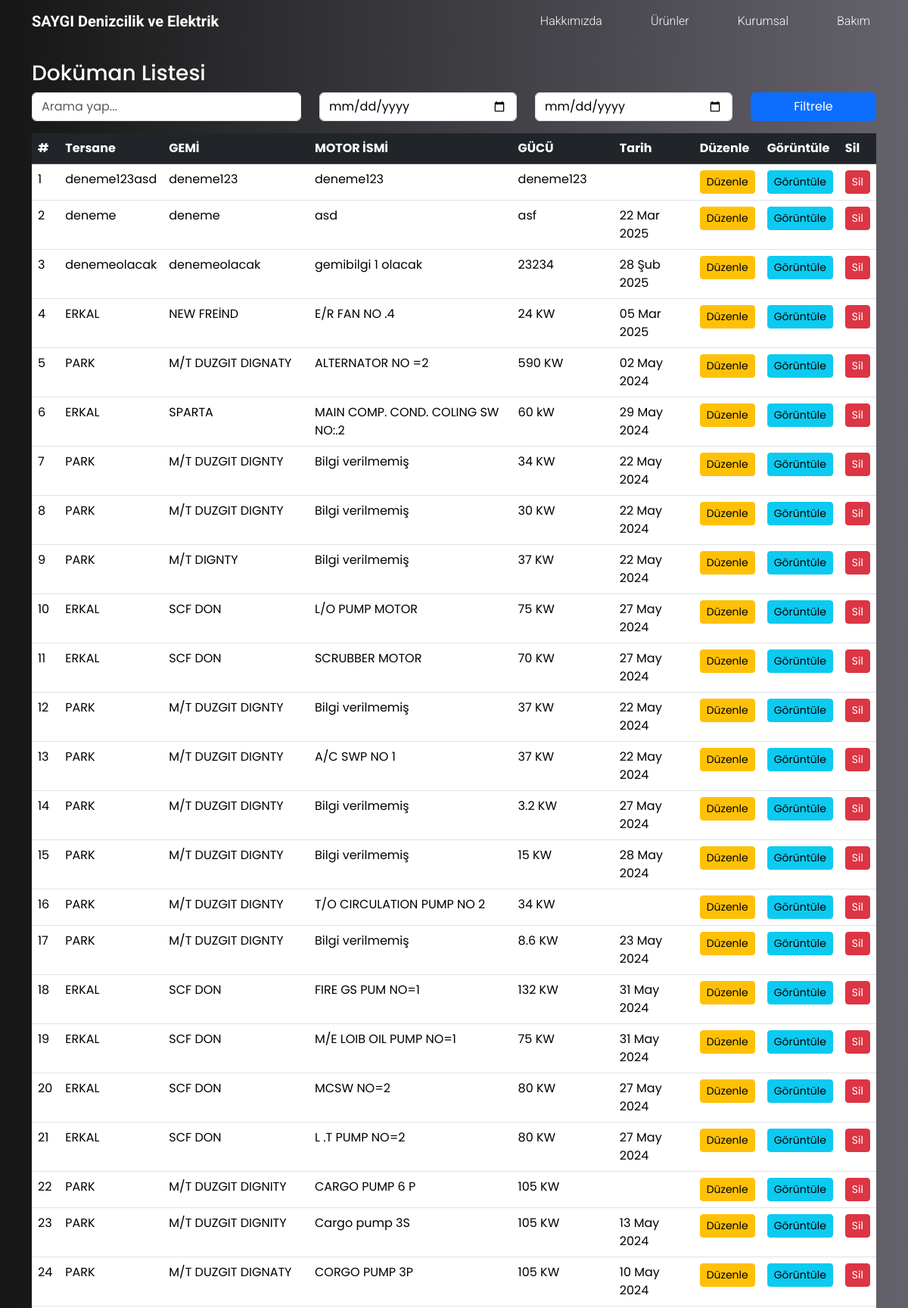
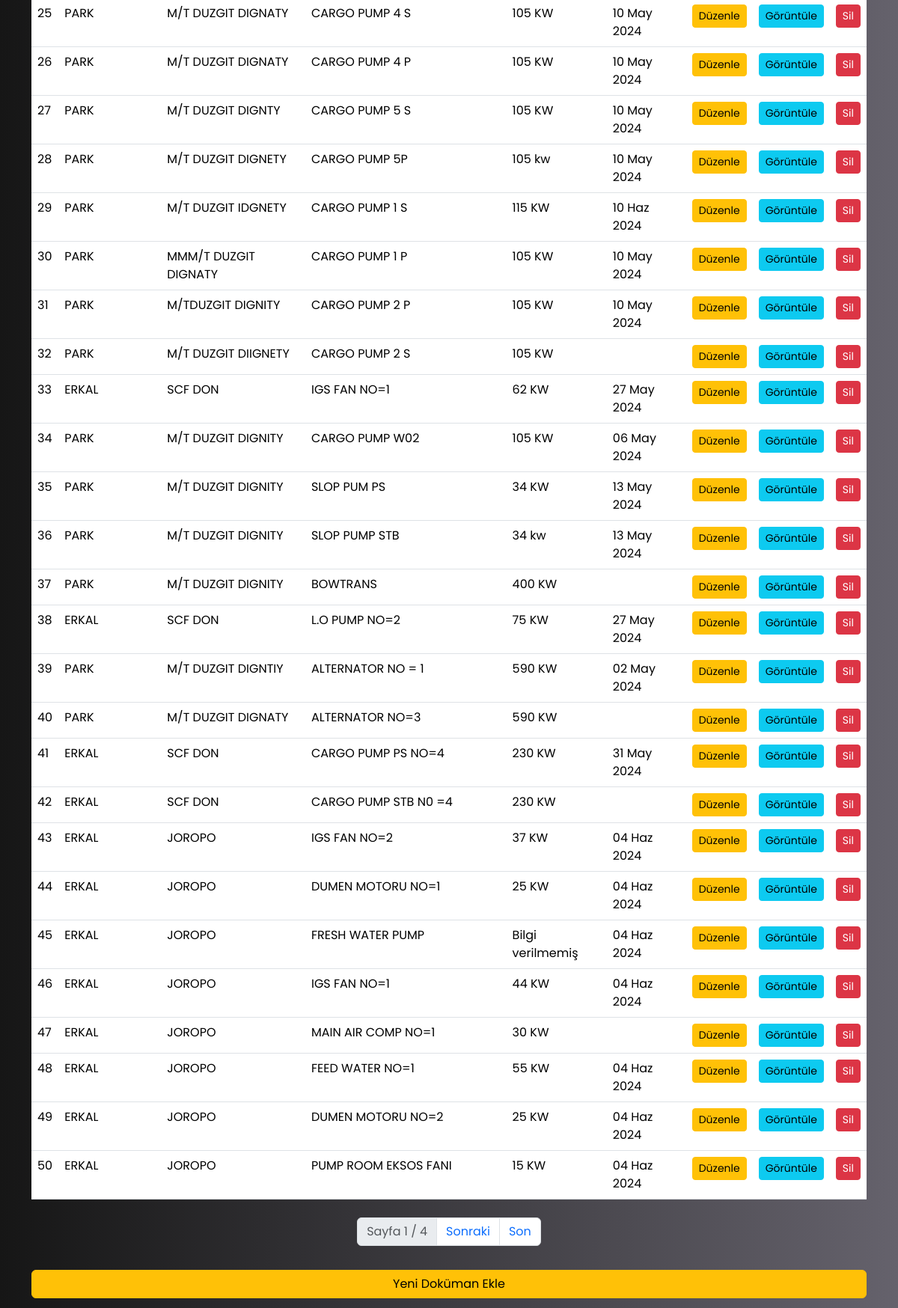
The page /care/list/ (upper part) on the database as committed earlier (2 pictures, top to bottom).
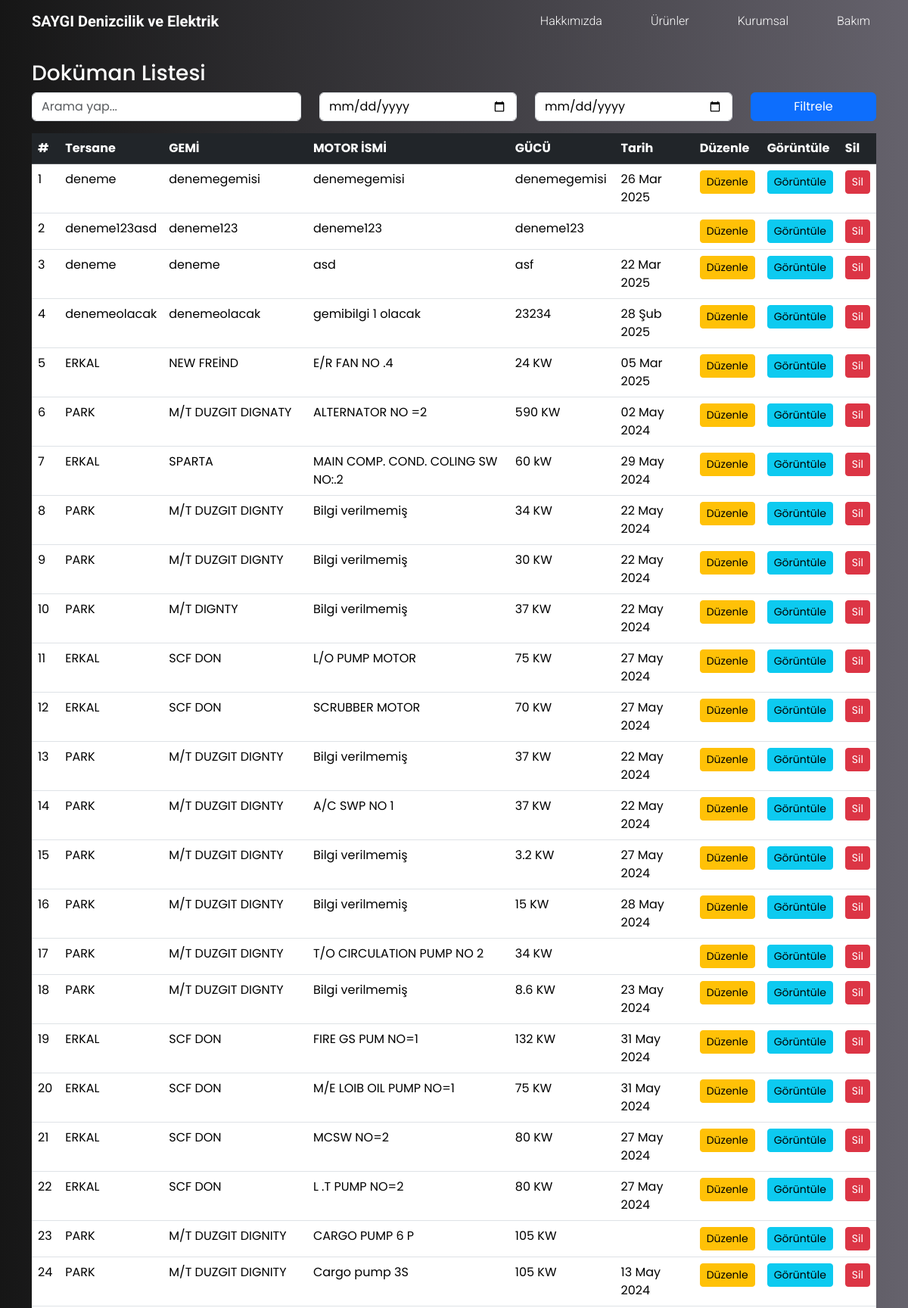
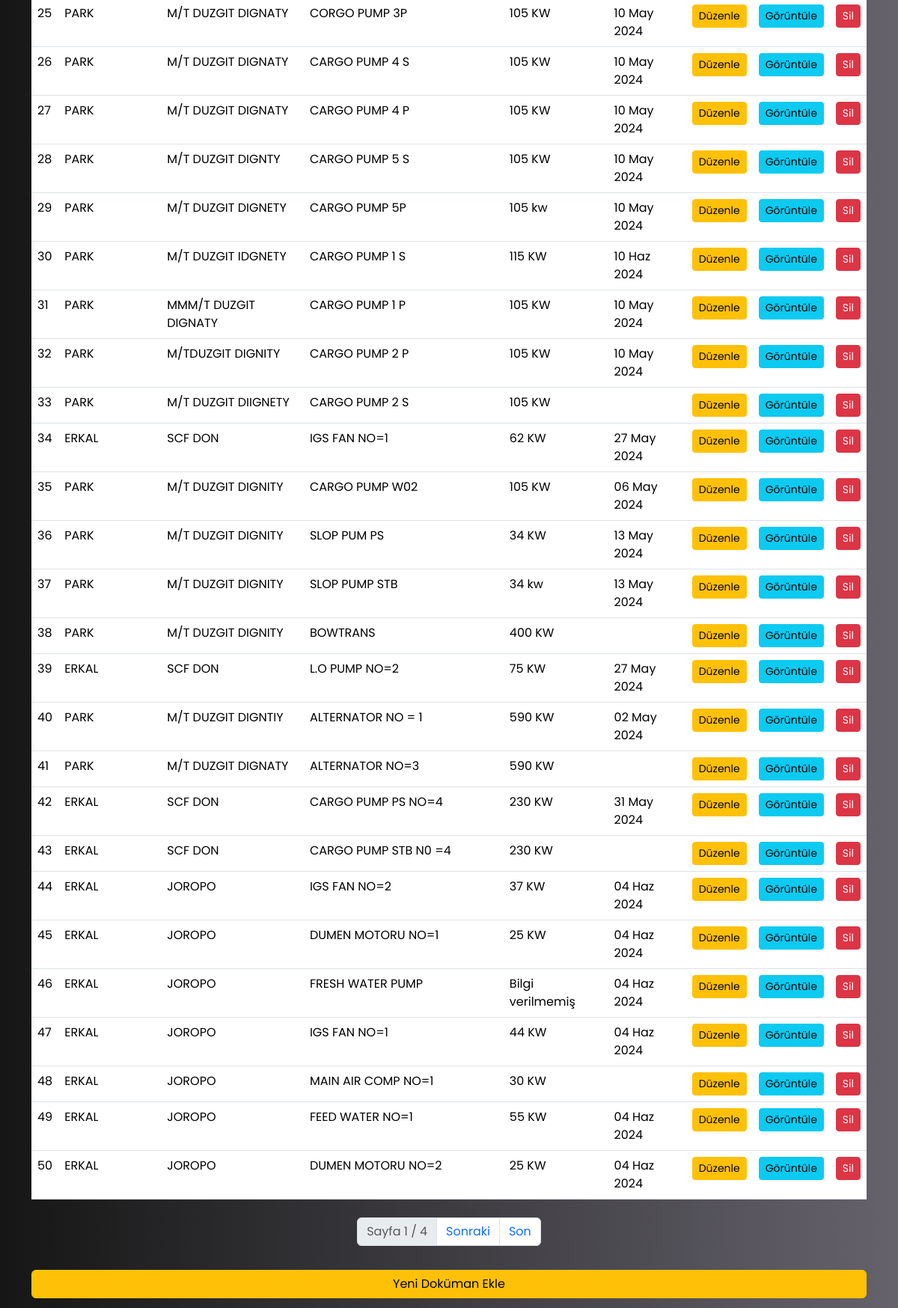
The same page on the database as committed later (2 pictures, top to bottom).
### jobs/models.py (models this page shows, shortened)
class Dokuman(models.Model):
    tersane = models.CharField(max_length=255)
    gemi = models.CharField(max_length=255)
    motor_ismi = models.CharField(max_length=255)
    is_no = models.CharField(max_length=255)
    musteri_ismi = models.CharField(max_length=255)
    tarih = models.DateField(null=True, blank=True, default=date.today)
    cihaz_teslim_alan = models.CharField(max_length=255)
    cihaz_turu = models.CharField(max_length=255)
    model = models.CharField(max_length=255)
    cihaz_markasi = models.CharField(max_length=255)
    seri_no = models.CharField(max_length=255)
    gucu = models.CharField(max_length=255)
    akim = models.CharField(max_length=255)
    voltaj = models.CharField(max_length=255)
    devir = models.CharField(max_length=255)
    ikaz_akimi = models.CharField(max_length=255)
    ikaz_voltaji = models.CharField(max_length=255)
    gelis_nedeni = models.CharField(max_length=255)
    parca = models.BooleanField(default=False)
    eksik_malzemeler = models.CharField(max_length=255)
    monte = models.BooleanField(default=False)
    demonte = models.BooleanField(default=False)
    kasnak_kaplin = models.BooleanField(default=False)
    fan_tasi = models.BooleanField(default=False)
    ayaklar = models.BooleanField(default=False)
    kama = models.BooleanField(default=False)
    klemens = models.BooleanField(default=False)
    fircalar = models.BooleanField(default=False)
    on_kapak = models.BooleanField(default=False)
    klemens_kapagi_kut = models.BooleanField(default=False)
    komurlar = models.BooleanField(default=False)
    arka_kapak = models.BooleanField(default=False)
    fan_pervane = models.BooleanField(default=False)
    rulmanlar = models.BooleanField(default=False)
    rulman_numarasi_on = models.CharField(max_length=255)
    rulman_numarasi_arka = models.CharField(max_length=255)
    demonte_eden = models.CharField(max_length=255)
    demonte_tarih = models.DateField(null=True, blank=True)
    saran_onaran = models.CharField(max_length=255)
    saran_onaran_tarih = models.DateField(null=True, blank=True)
    monte_eden = models.CharField(max_length=255)
    monte_eden_tarih = models.DateField(null=True, blank=True)
    test_eden = models.CharField(max_length=255)
    test_eden_tarih = models.DateField(null=True, blank=True)
    izolasyon_degerleri = models.CharField(max_length=25)
    calisma_akimi = models.CharField(max_length=255)
    calisma_gerilimi = models.CharField(max_length=255)
    diger_olcum_degerleri = models.CharField(max_length=255)
    test_cihazlari = models.CharField(max_length=255)
    yapilan_islemler = models.TextField(max_length=255)
    created_at = models.DateTimeField(auto_now_add=True)

### jobs/views.py (the view, shortened to what this page needs)
# urls.py: path("care/list/", dokuman_list, name="dokuman_list"),
def dokuman_list(request):
    query = request.GET.get("q", "")
    start_date = request.GET.get("start_date", "")
    end_date = request.GET.get("end_date", "")
    dokumanlar = Dokuman.objects.all().order_by("-created_at")
    if query:
        dokumanlar = dokumanlar.filter(
            Q(tersane__icontains=query)
            | Q(gemi__icontains=query)
            | Q(motor_ismi__icontains=query)
        )
    paginator = Paginator(dokumanlar, 50)
    page_number = request.GET.get("page")
    page_obj = paginator.get_page(page_number)
    return render(
        request,
        "care/list.html",
        {
            "dokumanlar": page_obj,
            "query": query,
            "start_date": start_date,
            "end_date": end_date,
        },
    )

### jobs/templates/care/list.html (shortened to what this page needs)
{% extends "base.html" %}
{% load static %}
{% block content %}
    <div class="container mt-4">
        <h3>Doküman Listesi</h3>
        <form method="GET" class="mb-3">
            <div class="row">
                <div class="col-md-4">
                    <input type="text"
                           name="q"
                           placeholder="Arama yap..."
                           value="{{ query }}"
                           class="form-control">
                </div>
                <div class="col-md-3">
                    <input type="date"
                           name="start_date"
                           value="{{ start_date|default:'' }}"
                           class="form-control">
                </div>
                <div class="col-md-3">
                    <input type="date"
                           name="end_date"
                           value="{{ end_date|default:'' }}"
                           class="form-control">
                </div>
                <div class="col-md-2">
                    <button type="submit" class="btn btn-primary w-100">Filtrele</button>
                </div>
            </div>
        </form>
        <table class="table table-striped table-hover">
            <thead class="table-dark">
                <tr>
                    <th>#</th>
                    <th>Tersane</th>
                    <th>GEMİ</th>
                    <th>MOTOR İSMİ</th>
                    <th>GÜCÜ</th>
                    <th>Tarih</th>
                    <th>Düzenle</th>
                    <th>Görüntüle</th>
                    <th>Sil</th>
                </tr>
            </thead>
            <tbody>
                {% for dokuman in dokumanlar %}
                    <tr id="table-{{ dokuman.id }}"  class="clickable-row cursor-pointer">
                        <td>{{ forloop.counter }}</td>
                        <td>{{ dokuman.tersane }}</td>
                        <td>{{ dokuman.gemi }}</td>
                        <td>{{ dokuman.motor_ismi }}</td>
                        <td>{{ dokuman.gucu }}</td>
                        <td>{{ dokuman.tarih|date:"d M Y" }}</td>
                        <td>
                            <a href="{% url 'dokuman_duzenle' dokuman.id %}"
                               class="btn btn-warning btn-sm">Düzenle</a>
                        </td>
                        <td>
                            <a href="{% url 'dokuman_view' dokuman.id %}"
                               class="btn btn-info btn-sm">Görüntüle</a>
                        </td>
                        <td>
                            <button type="button"
                                    class="btn btn-danger btn-sm"
                                    data-bs-toggle="modal"
                                    data-bs-target="#silModal{{ dokuman.id }}">Sil</button>
                        </td>
                    </tr>
                {% empty %}
                    <tr>
                        <td colspan="9" class="text-center ">Henüz doküman eklenmemiş.</td>
                    </tr>
                {% endfor %}
            </tbody>
        </table>
        <nav aria-label="Sayfalama">
            <ul class="pagination justify-content-center mt-4">
                <li class="page-item disabled">
                    <a class="page-link">Sayfa {{ dokumanlar.number }} / {{ dokumanlar.paginator.num_pages }}</a>
                </li>
                {% if dokumanlar.has_next %}
                    <li class="page-item">
                        <a class="page-link"
                           href="?page={{ dokumanlar.next_page_number }}&q={{ query }}&start_date={{ start_date }}&end_date={{ end_date }}">Sonraki</a>
                    </li>
                    <li class="page-item">
                        <a class="page-link"
                           href="?page={{ dokumanlar.paginator.num_pages }}&q={{ query }}&start_date={{ start_date }}&end_date={{ end_date }}">Son</a>
                    </li>
                {% endif %}
            </ul>
        </nav>
        <a href="{% url 'dokuman_ekle' %}" class="btn btn-warning w-100 my-3">Yeni Doküman Ekle</a>
    </div>
{% endblock content %}

### jobs/templates/base.html (shortened to what this page needs)
<!DOCTYPE html>
<html lang="en">
    <head>
        {% load static %}
        <link rel="stylesheet" href="{% static 'css/style.css' %}">
        <link rel="stylesheet" href="{% static 'css/components/navbar.css' %}">
        <link href="https://cdn.jsdelivr.net/npm/bootstrap@5.3.2/dist/css/bootstrap.min.css"
              rel="stylesheet">
        <link href="https://cdnjs.cloudflare.com/ajax/libs/font-awesome/6.0.0-beta3/css/all.min.css" rel="stylesheet">
    </head>
    <body>
       {% block navbar %}
        <div class="navbar-wrapper">
            <div class="navbar navbar-expand-lg">
                <div class="container z-1">
                    <a class="navbar-brand roboto-family fw-bold" href="{% url 'index' %}">SAYGI Denizcilik ve Elektrik</a>
                    <div class="collapse navbar-collapse" id="navbarNav">
                        <ul class="navbar-nav ms-auto gap-5">
                            <li class="nav-item">
                                <a class="nav-link roboto-family fs-14 text-white fw-light">Hakkımızda</a>
                            </li>
                            <li class="nav-item">
                                <a class="nav-link roboto-family fs-14 text-white fw-light">Ürünler</a>
                            </li>
                            <li class="nav-item">
                                <as
                                   class="nav-link roboto-family fs-14 text-white fw-light">Kurumsal</as>
                            </li>
                            <li class="nav-item">
                                <a href="{% url 'care' %}" class="nav-link roboto-family fs-14 text-white fw-light">Bakım</a>
                            </li>
                        </ul>
                    </div>
                </div>
            </div>
        </div>
        {% endblock navbar %}
            {% block content %}
            {% endblock content %}
    </body>
</html>

### jobs/static/css/style.css (style rules this page uses)
body { background:linear-gradient(to right, #161616, #65626c) !important; }
:root { --bs-font-sans-serif: 'Poppins', sans-serif !important; --bs-emphasis-color-rgb: 255, 255, 255 !important; --bs-body-color:#ffffff !important; --bs-secondary-rgb: 243, 188, 43 !important; --bs-link-color-rgb: 255, 255, 255; }
.roboto-family { font-family: "Roboto", sans-serif; }
.fs-14 { font-size: 14px; }
.form-control { color: black !important; }

Rows that differ between the two databases and show on the page:
no longer on this page (row unchanged): Dokuman: tersane "ERKAL", gemi "JOROPO", motor_ismi "PUMP ROOM EKSOS FANI", gucu "15 KW", tarih "04 Haz 2024"
added Dokuman: tersane "deneme", gemi "denemegemisi", motor_ismi "denemegemisi", gucu "denemegemisi", tarih "26 Mar 2025"
